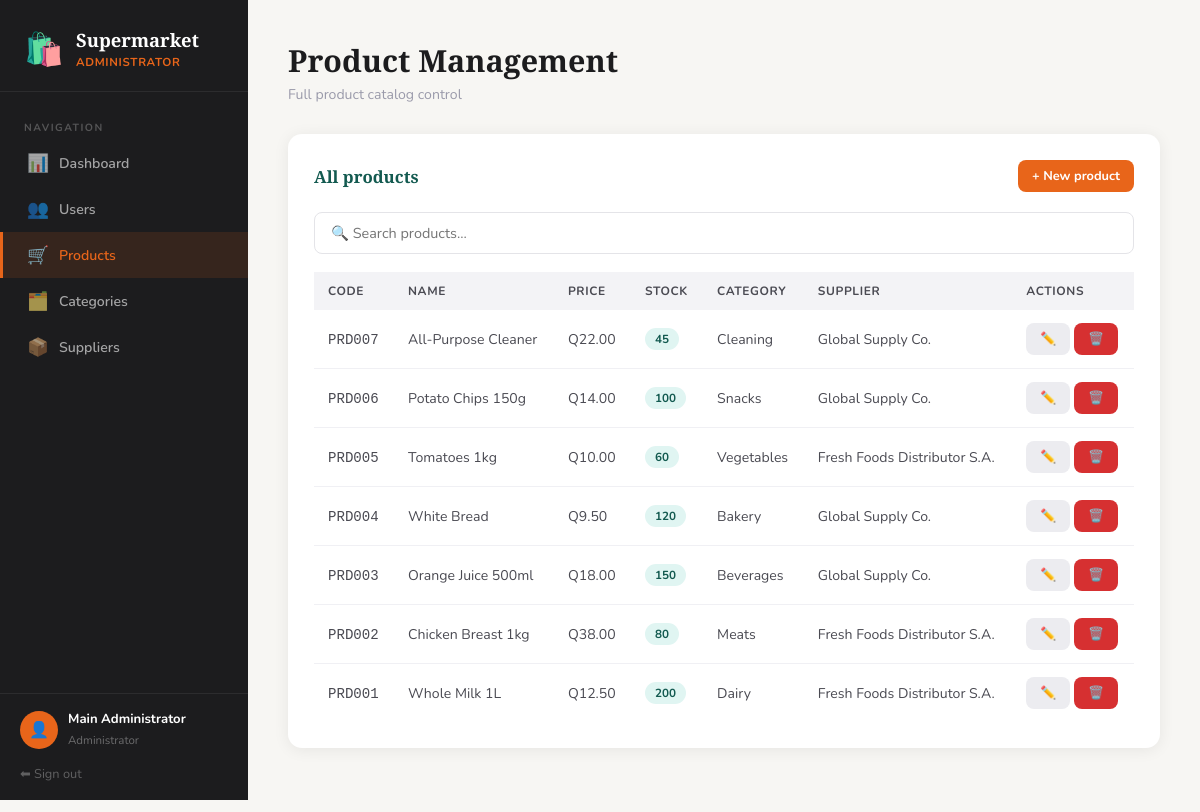
Screenshot of /modules/admin/products.php (signed in) with the database file from the repository.
### tables this page shows
CREATE TABLE products (
    id INT AUTO_INCREMENT PRIMARY KEY,
    code VARCHAR(30) NOT NULL UNIQUE,
    name VARCHAR(150) NOT NULL,
    description TEXT,
    price DECIMAL(10,2) NOT NULL,
    stock INT NOT NULL DEFAULT 0,
    category_id INT,
    supplier_id INT,
    created_at TIMESTAMP DEFAULT CURRENT_TIMESTAMP,
    FOREIGN KEY (category_id) REFERENCES categories(id),
    FOREIGN KEY (supplier_id) REFERENCES suppliers(id)
);

CREATE TABLE categories (
    id INT AUTO_INCREMENT PRIMARY KEY,
    name VARCHAR(100) NOT NULL,
    description TEXT,
    created_at TIMESTAMP DEFAULT CURRENT_TIMESTAMP
);

CREATE TABLE suppliers (
    id INT AUTO_INCREMENT PRIMARY KEY,
    nit VARCHAR(20) NOT NULL UNIQUE,
    name VARCHAR(150) NOT NULL,
    phone VARCHAR(20),
    email VARCHAR(100),
    created_at TIMESTAMP DEFAULT CURRENT_TIMESTAMP
);

### modules/admin/products.php (the view, shortened to what this page needs)
<?php
$conn = getConnection();
$products   = $conn->query("SELECT p.*, c.name AS cat, s.name AS sup FROM products p LEFT JOIN categories c ON p.category_id=c.id LEFT JOIN suppliers s ON p.supplier_id=s.id ORDER BY p.id DESC");
?>
<!DOCTYPE html>
<html lang="en">
<head>
    <link rel="stylesheet" href="../../assets/css/style.css">
</head>
<body>
<div class="app-layout">
    <?php include '../../config/sidebar.php'; ?>
    <main class="main-content">
        <div class="page-header"><h1>Product Management</h1><p>Full product catalog control</p></div>
        <div class="card">
            <div class="card-header">
                <h3>All products</h3>
                <button class="btn btn-primary btn-sm" onclick="openModal('modalCreate')">+ New product</button>
            </div>
            <div class="search-bar">
                <input type="text" id="searchInput" placeholder="🔍 Search products...">
            </div>
            <div class="table-wrap">
                <table id="tableProds">
                    <thead><tr><th>Code</th><th>Name</th><th>Price</th><th>Stock</th><th>Category</th><th>Supplier</th><th>Actions</th></tr></thead>
                    <tbody>
                    <?php while ($p = $products->fetch_assoc()): ?>
                        <tr>
                            <td><code><?= htmlspecialchars($p['code']) ?></code></td>
                            <td><?= htmlspecialchars($p['name']) ?></td>
                            <td>Q<?= number_format($p['price'], 2) ?></td>
                            <td><span class="badge <?= $p['stock'] < 10 ? 'badge-red' : 'badge-teal' ?>"><?= $p['stock'] ?></span></td>
                            <td><?= htmlspecialchars($p['cat'] ?? '—') ?></td>
                            <td><?= htmlspecialchars($p['sup'] ?? '—') ?></td>
                            <td>
                                <button class="btn btn-secondary btn-sm" onclick="editProd(<?= htmlspecialchars(json_encode($p)) ?>)">✏️</button>
                                <a href="?delete=<?= $p['id'] ?>" class="btn btn-danger btn-sm" onclick="return confirmDelete()">🗑️</a>
                            </td>
                        </tr>
                    <?php endwhile; ?>
                    </tbody>
                </table>
            </div>
        </div>
    </main>
</div>
</body>
</html>

### assets/css/style.css (style rules this page uses)
:root { --orange: #e8651a; --orange-dark: #c45413; --orange-light: #fdf0e8; --teal: #1a7a6e; --teal-dark: #135a50; --teal-light: #e0f5f2; --dark: #1c1c1e; --mid: #4a4a52; --muted: #9a9aaa; --bg: #f7f6f3; --white: #ffffff; --red: #d63031; --red-light: #fdecea; --yellow-light: #fef9e7; --yellow-dark: #7d6608; --shadow: 0 2px 16px rgba(0,0,0,0.07); --shadow-lg: 0 8px 32px rgba(0,0,0,0.12); --radius: 14px; --radius-sm: 8px; }
* { margin: 0; padding: 0; box-sizing: border-box; }
body { font-family: 'Nunito', sans-serif; background: var(--bg); color: var(--dark); min-height: 100vh; }
h1, h2, h3 { font-family: 'Playfair Display', serif; }
.btn { display: inline-flex; align-items: center; gap: 7px; padding: 11px 22px; border: none; border-radius: var(--radius-sm); font-family: 'Nunito', sans-serif; font-size: 0.92rem; font-weight: 700; cursor: pointer; transition: all 0.2s; text-decoration: none; }
.btn-primary { background: var(--orange); color: white; }
.btn-danger { background: var(--red); color: white; }
.btn-secondary { background: #ececf0; color: var(--dark); }
.btn-sm { padding: 7px 14px; font-size: 0.8rem; }
.app-layout { display: flex; min-height: 100vh; }
.main-content { margin-left: 248px; padding: 40px; flex: 1; }
.page-header { margin-bottom: 30px; }
.page-header h1 { font-size: 1.9rem; color: var(--dark); }
.page-header p { color: var(--muted); margin-top: 4px; font-size: 0.88rem; }
.card { background: white; border-radius: var(--radius); box-shadow: var(--shadow); padding: 26px; margin-bottom: 24px; }
.card-header { display: flex; justify-content: space-between; align-items: center; margin-bottom: 20px; }
.card-header h3 { font-size: 1.05rem; color: var(--teal-dark); }
.table-wrap { overflow-x: auto; }
table { width: 100%; border-collapse: collapse; font-size: 0.88rem; }
thead th { background: #f3f3f6; color: var(--mid); padding: 11px 14px; text-align: left; font-weight: 700; font-size: 0.75rem; letter-spacing: 0.05em; text-transform: uppercase; }
tbody td { padding: 13px 14px; border-bottom: 1px solid #f0f0f4; color: var(--mid); }
tbody tr:last-child td { border-bottom: none; }
.badge { display: inline-block; padding: 3px 10px; border-radius: 20px; font-size: 0.73rem; font-weight: 700; }
.badge-teal { background: var(--teal-light); color: var(--teal-dark); }
.search-bar { display: flex; gap: 12px; margin-bottom: 18px; }
.search-bar input { flex: 1; padding: 10px 16px; border: 1.5px solid #e4e4e8; border-radius: var(--radius-sm); font-family: 'Nunito', sans-serif; font-size: 0.9rem; outline: none; }

### rows the page displays
products: code "PRD007", name "All-Purpose Cleaner", price "22.00", stock "45", category.name "Cleaning", supplier.name "Global Supply Co."
products: code "PRD006", name "Potato Chips 150g", price "14.00", stock "100", category.name "Snacks", supplier.name "Global Supply Co."
products: code "PRD005", name "Tomatoes 1kg", price "10.00", stock "60", category.name "Vegetables", supplier.name "Fresh Foods Distributor S.A."
products: code "PRD004", name "White Bread", price "9.50", stock "120", category.name "Bakery", supplier.name "Global Supply Co."
products: code "PRD003", name "Orange Juice 500ml", price "18.00", stock "150", category.name "Beverages", supplier.name "Global Supply Co."
products: code "PRD002", name "Chicken Breast 1kg", price "38.00", stock "80", category.name "Meats", supplier.name "Fresh Foods Distributor S.A."
products: code "PRD001", name "Whole Milk 1L", price "12.50", stock "200", category.name "Dairy", supplier.name "Fresh Foods Distributor S.A."

### other values shown
$roleLabels[$role] "ADMINISTRATOR"
$item['icon'] "📊"
$item['label'] "Dashboard"
$item['icon'] "👥"
$item['label'] "Users"
$item['icon'] "🛒"
$item['label'] "Products"
$item['icon'] "🗂️"
$item['label'] "Categories"
$item['icon'] "📦"
$item['label'] "Suppliers"
$_SESSION['name'] "Main Administrator"
$role "Administrator"
